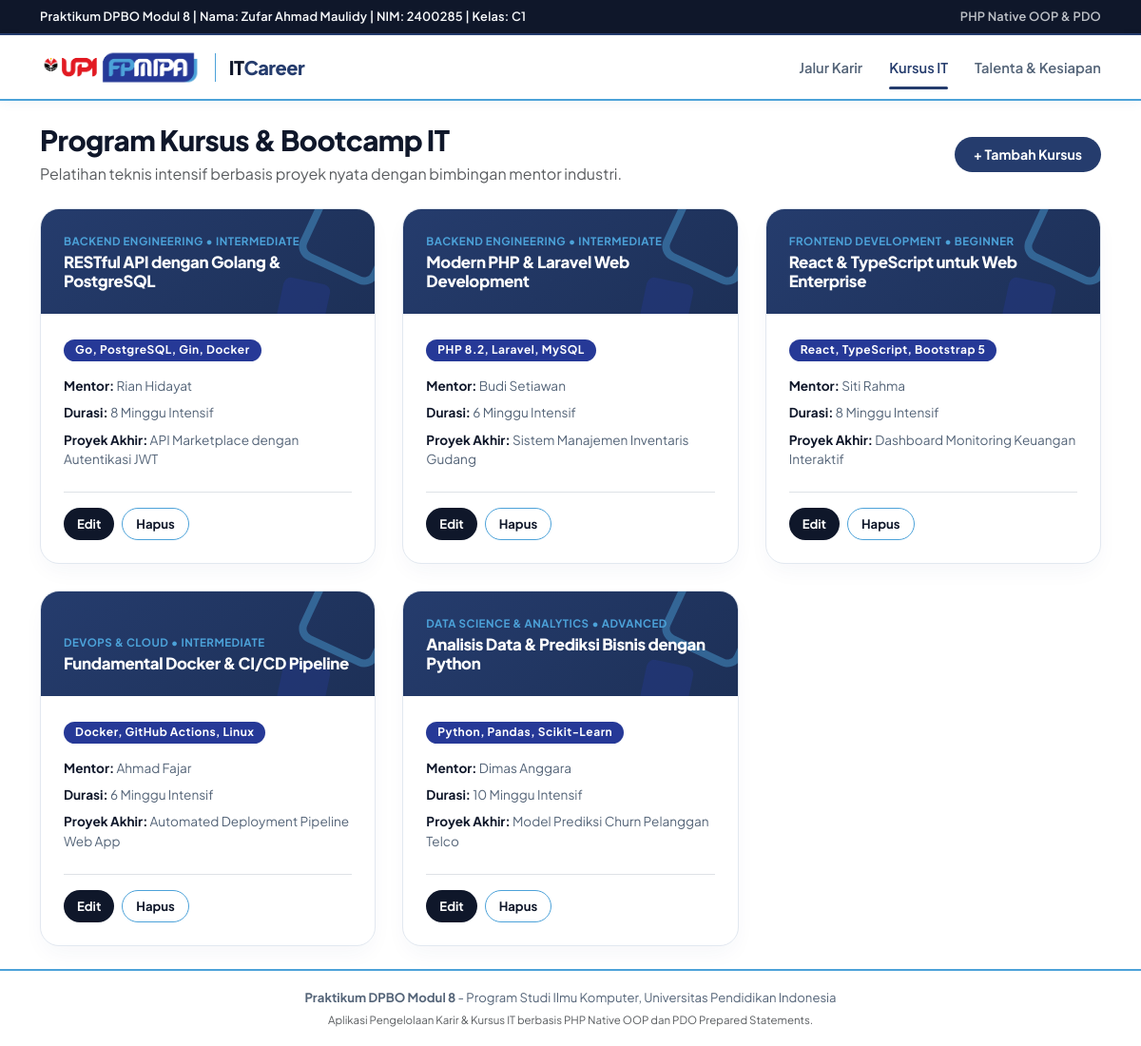
/index.php?page=courses, run on the app's committed database.
### tables this page shows
CREATE TABLE `courses` (
  `id` INT AUTO_INCREMENT PRIMARY KEY,
  `track_id` INT NOT NULL,
  `course_name` VARCHAR(150) NOT NULL,
  `tech_stack` VARCHAR(150) NOT NULL,
  `duration_weeks` INT NOT NULL,
  `mentor_name` VARCHAR(100) NOT NULL,
  `portfolio_project` VARCHAR(200) NOT NULL,
  `created_at` TIMESTAMP DEFAULT CURRENT_TIMESTAMP,
  CONSTRAINT `fk_course_track` FOREIGN KEY (`track_id`) REFERENCES `tracks` (`id`) ON DELETE CASCADE ON UPDATE CASCADE
);

CREATE TABLE `tracks` (
  `id` INT AUTO_INCREMENT PRIMARY KEY,
  `track_name` VARCHAR(100) NOT NULL,
  `career_prospect` VARCHAR(150) NOT NULL,
  `estimated_salary` VARCHAR(60) NOT NULL,
  `difficulty_level` ENUM('Beginner', 'Intermediate', 'Advanced') NOT NULL DEFAULT 'Beginner',
  `description` TEXT,
  `created_at` TIMESTAMP DEFAULT CURRENT_TIMESTAMP
);

### class/Course.php (called while the page is built, shortened)
<?php
class Course {
    private ?PDO $db;
    private string $table = "courses";
    public function __construct(?PDO $dbConnection) {
        $this->db = $dbConnection;
    }
    public function getAll(): array {
        $sql = "SELECT c.*, t.track_name, t.difficulty_level
                FROM {$this->table} c
                JOIN tracks t ON c.track_id = t.id
                ORDER BY c.id ASC";
        $stmt = $this->db->prepare($sql);
        $stmt->execute();
        return $stmt->fetchAll();
    }
}

### view/courses.php (the view, shortened to what this page needs)
<?php
$edit_data = null;
?>
<div class="d-flex justify-content-between align-items-center flex-wrap gap-3 mb-4">
    <div>
        <h1 class="page-title">Program Kursus &amp; Bootcamp IT</h1>
        <p class="text-muted mb-0">Pelatihan teknis intensif berbasis proyek nyata dengan bimbingan mentor industri.</p>
    </div>
    <div>
        <button class="btn-pill btn-pill-primary" type="button" data-bs-toggle="collapse" data-bs-target="#formCollapseCourse" aria-expanded="<?= $edit_data ? 'true' : 'false'; ?>">
            <?= $edit_data ? 'Tutup Form' : '+ Tambah Kursus'; ?>
        </button>
    </div>
</div>
<?php if (empty($courseList)): ?>
    <div class="card-custom p-5 text-center text-muted">
        <p class="mb-2">Belum ada program kursus yang dipublikasikan.</p>
        <small>Silakan klik tombol <strong>+ Tambah Kursus</strong> untuk menambahkan materi pelatihan baru.</small>
    </div>
<?php else: ?>
    <div class="course-grid">
        <?php foreach ($courseList as $item): ?>
            <div class="course-card">
                <div class="course-thumbnail">
                    <span class="thumbnail-tag">
                        <?= htmlspecialchars($item['track_name']); ?> &bull; <?= htmlspecialchars($item['difficulty_level']); ?>
                    </span>
                    <h4 class="thumbnail-title"><?= htmlspecialchars($item['course_name']); ?></h4>
                </div>
                <div class="course-body">
                    <div>
                        <div class="mb-3">
                            <span class="badge-pill-rose"><?= htmlspecialchars($item['tech_stack']); ?></span>
                        </div>
                        <div class="course-meta">
                            <strong>Mentor:</strong> <?= htmlspecialchars($item['mentor_name']); ?>
                        </div>
                        <div class="course-meta">
                            <strong>Durasi:</strong> <?= htmlspecialchars($item['duration_weeks']); ?> Minggu Intensif
                        </div>
                        <div class="course-meta">
                            <strong>Proyek Akhir:</strong> <?= htmlspecialchars($item['portfolio_project']); ?>
                        </div>
                    </div>
                    <div class="d-flex gap-2 mt-3 pt-3 border-top">
                        <a href="index.php?page=courses&action=edit&id=<?= $item['id']; ?>" class="btn-pill btn-pill-dark btn-pill-sm">
                            Edit
                        </a>
                        <a href="index.php?page=courses&action=delete&id=<?= $item['id']; ?>" class="btn-pill btn-pill-outline btn-pill-sm" onclick="return confirm('Hapus kursus ini? Seluruh data pendaftar pada kursus ini akan ikut terhapus via CASCADE.')">
                            Hapus
                        </a>
                    </div>
                </div>
            </div>
        <?php endforeach; ?>
    </div>
<?php endif; ?>

### view/header.php (shortened to what this page needs)
<!DOCTYPE html>
<html lang="id">
<head>
    <link href="https://cdn.jsdelivr.net/npm/bootstrap@5.3.3/dist/css/bootstrap.min.css" rel="stylesheet">
    <link rel="stylesheet" href="style.css">
</head>
<body>
    <div class="student-banner">
        <div class="container d-flex justify-content-between align-items-center flex-wrap">
            <span>Praktikum DPBO Modul 8 | Nama: Zufar Ahmad Maulidy | NIM: 2400285 | Kelas: C1</span>
            <span class="opacity-75">PHP Native OOP &amp; PDO</span>
        </div>
    </div>
    <nav class="navbar navbar-expand-lg navbar-itcareer sticky-top">
        <div class="container d-flex align-items-center justify-content-between">
            <a class="brand-wrapper" href="index.php?page=tracks">
                <img src="assets/img/logo-upi-fpmipa.png" alt="Logo UPI FPMIPA" class="logo-upi-fpmipa">
                <span class="brand-text">
                    <span class="brand-it">IT</span><span class="brand-career">Career</span>
                </span>
            </a>
            <div class="collapse navbar-collapse justify-content-end" id="navbarContent">
                <div class="nav-links-end ms-auto my-2 my-lg-0">
                    <a class="nav-link-itcareer <?= (!isset($_GET['page']) || $_GET['page'] === 'tracks') ? 'active' : '' ?>" href="index.php?page=tracks">
                        Jalur Karir
                    </a>
                    <a class="nav-link-itcareer <?= (isset($_GET['page']) && $_GET['page'] === 'courses') ? 'active' : '' ?>" href="index.php?page=courses">
                        Kursus IT
                    </a>
                    <a class="nav-link-itcareer <?= (isset($_GET['page']) && $_GET['page'] === 'enrollments') ? 'active' : '' ?>" href="index.php?page=enrollments">
                        Talenta &amp; Kesiapan
                    </a>
                </div>
            </div>
        </div>
    </nav>
    <main class="container my-4 flex-grow-1">

### index.php (shortened to what this page needs)
<?php
require_once 'class/Course.php';
$database = new Database();
$db = $database->getConnection();
$trackObj = new Track($db);
$courseObj = new Course($db);
$enrollmentObj = new Enrollment($db);
$page = $_GET['page'] ?? 'tracks';
require_once 'view/header.php';
if ($page === 'tracks') {
    $trackList = $trackObj->getAll();
    require_once 'view/tracks.php';
} elseif ($page === 'courses') {
    $courseList = $courseObj->getAll();
    require_once 'view/courses.php';
} elseif ($page === 'enrollments') {
    $enrollmentList = $enrollmentObj->getAll();
    $allCourses = $courseObj->getAll();
    require_once 'view/enrollments.php';
} else {
    echo '<div class="alert alert-warning">Halaman tidak ditemukan.</div>';
}
require_once 'view/footer.php';

### view/footer.php (shortened to what this page needs)
    </main>
    <footer class="text-center">
        <div class="container">
            <p class="mb-1"><strong>Praktikum DPBO Modul 8</strong> - Program Studi Ilmu Komputer, Universitas Pendidikan Indonesia</p>
            <small class="text-muted">Aplikasi Pengelolaan Karir &amp; Kursus IT berbasis PHP Native OOP dan PDO Prepared Statements.</small>
        </div>
    </footer>
</body>
</html>

### data on the page
courses: track.track_name "BACKEND ENGINEERING", track.difficulty_level "INTERMEDIATE", course_name "RESTful API dengan Golang & PostgreSQL", tech_stack "Go, PostgreSQL, Gin, Docker", mentor_name "Rian Hidayat", duration_weeks "8", portfolio_project "API Marketplace dengan Autentikasi JWT"
courses: track.track_name "BACKEND ENGINEERING", track.difficulty_level "INTERMEDIATE", course_name "Modern PHP & Laravel Web Development", tech_stack "PHP 8.2, Laravel, MySQL", mentor_name "Budi Setiawan", duration_weeks "6", portfolio_project "Sistem Manajemen Inventaris Gudang"
courses: track.track_name "FRONTEND DEVELOPMENT", track.difficulty_level "BEGINNER", course_name "React & TypeScript untuk Web Enterprise", tech_stack "React, TypeScript, Bootstrap 5", mentor_name "Siti Rahma", duration_weeks "8", portfolio_project "Dashboard Monitoring Keuangan Interaktif"
courses: track.track_name "DEVOPS & CLOUD", track.difficulty_level "INTERMEDIATE", course_name "Fundamental Docker & CI/CD Pipeline", tech_stack "Docker, GitHub Actions, Linux", mentor_name "Ahmad Fajar", duration_weeks "6", portfolio_project "Automated Deployment Pipeline Web App"
courses: track.track_name "DATA SCIENCE & ANALYTICS", track.difficulty_level "ADVANCED", course_name "Analisis Data & Prediksi Bisnis dengan Python", tech_stack "Python, Pandas, Scikit-Learn", mentor_name "Dimas Anggara", duration_weeks "10", portfolio_project "Model Prediksi Churn Pelanggan Telco"
